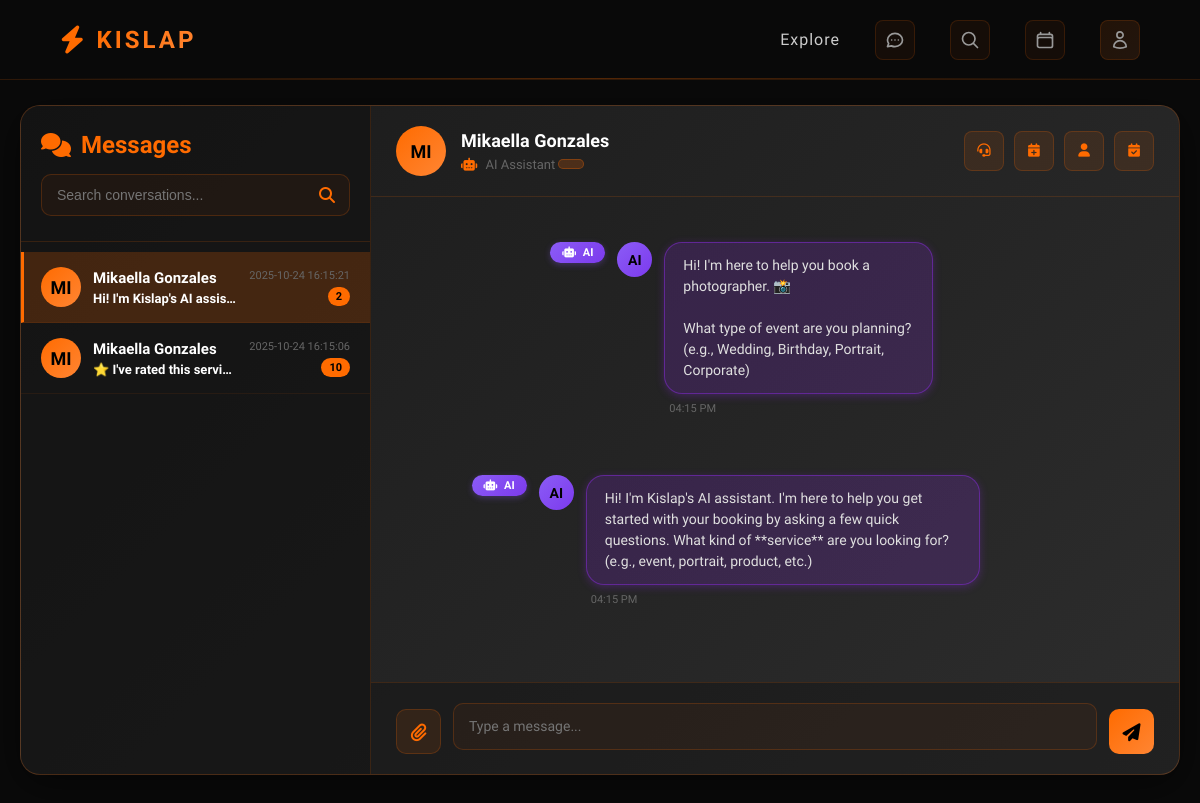
The app's page /index.php?controller=Chat&action=view&conversation_id=15 (signed in) with its own data.
### tables this page shows
CREATE TABLE `conversations` (
  `conversation_id` int(11) NOT NULL,
  `user_id` int(11) NOT NULL,
  `worker_id` int(11) NOT NULL,
  `type` enum('ai','direct') DEFAULT 'direct',
  `booking_status` enum('pending_ai','pending_worker','pending_confirmation','negotiating','confirmed','awaiting_deposit','deposit_paid','in_progress','awaiting_final_payment','completed','rated','cancelled','requires_info') DEFAULT 'pending_ai',
  `created_at` timestamp NOT NULL DEFAULT current_timestamp(),
  `updated_at` timestamp NOT NULL DEFAULT current_timestamp() ON UPDATE current_timestamp()
);

CREATE TABLE `messages` (
  `message_id` int(11) NOT NULL,
  `conversation_id` int(11) NOT NULL,
  `sender_id` int(11) NOT NULL,
  `sender_type` enum('user','worker','ai') NOT NULL,
  `message_text` text NOT NULL,
  `is_read` tinyint(1) DEFAULT 0,
  `sent_at` timestamp NOT NULL DEFAULT current_timestamp()
);

### views/home/messages.php (the view, shortened to what the rows shown need)
<?php
$conversations = $conversations ?? [];
$activeConversation = $activeConversation ?? null;
$messages = $messages ?? [];
$recipientInfo = $recipientInfo ?? null;
?>
<!DOCTYPE html>
<html lang="en">
<head>
    <link href="https://cdnjs.cloudflare.com/ajax/libs/font-awesome/6.4.0/css/all.min.css" rel="stylesheet">
    <link rel="stylesheet" href="/Kislap/public/css/style.css" type="text/css">
    <link rel="stylesheet" href="/Kislap/public/css/messages.css" type="text/css">
    <link rel="stylesheet" href="/Kislap/public/css/package-cards.css" type="text/css">
</head>
<body>
<?php require __DIR__ . '/../shared/navbar.php'; ?>
<div class="messages-container">
    <div class="messages-wrapper">
        <div class="conversations-sidebar">
            <div class="sidebar-header">
                <h2><i class="fas fa-comments"></i> Messages</h2>
            </div>
            <div class="conversations-list" id="conversationsList">
                <?php if (empty($conversations)): ?>
                    <div class="empty-state-sidebar">
                        <i class="fas fa-inbox"></i>
                        <h3>No conversations yet</h3>
                        <p>Start a conversation to see it here!</p>
                    </div>
                <?php else: ?>
                    <?php foreach ($conversations as $conv): ?>
                        <?php
                        $convId = $conv['conversation_id'] ?? 0;
                        $otherUserName = $conv['other_user_name'] ?? 'Unknown User';
                        $lastMessage = $conv['last_message'] ?? 'No messages yet';
                        $lastMessageTime = $conv['last_message_time'] ?? '';
                        $unreadCount = $conv['unread_count'] ?? 0;
                        $isActive = isset($activeConversation['conversation_id']) && $convId == $activeConversation['conversation_id'];
                        ?>
                        <div class="conversation-item <?php echo $isActive ? 'active' : ''; ?> <?php echo $unreadCount > 0 ? 'unread' : ''; ?>"
                             onclick="loadConversation(<?php echo $convId; ?>)">
                            <div class="conversation-header">
                                <div class="user-avatar">
                                    <?php echo strtoupper(substr($otherUserName, 0, 2)); ?>
                                </div>
                                <div class="conversation-info">
                                    <div class="conversation-name"><?php echo htmlspecialchars($otherUserName); ?></div>
                                    <div class="conversation-preview"><?php echo htmlspecialchars($lastMessage); ?></div>
                                </div>
                                <div class="conversation-meta">
                                    <span class="conversation-time"><?php echo htmlspecialchars($lastMessageTime); ?></span>
                                    <?php if ($unreadCount > 0): ?>
                                        <span class="unread-badge"><?php echo $unreadCount; ?></span>
                                    <?php endif; ?>
                                </div>
                            </div>
                        </div>
                    <?php endforeach; ?>
                <?php endif; ?>
            </div>
        </div>
        <div class="chat-area">
            <?php if ($activeConversation && $recipientInfo): ?>
                            <?php
                            $recipientName = $recipientInfo['name'] ?? 'User';
                                ?>
                <div class="messages-area" id="messagesArea">
                    <?php if (!empty($messages)): ?>
                        <?php foreach ($messages as $msg): ?>
                            <?php
                            $senderId = $msg['sender_id'] ?? 0;
                            $senderType = $msg['sender_type'] ?? 'user';
                            $messageText = $msg['message_text'] ?? '';
                            $sentAt = $msg['sent_at'] ?? '';
                            $currentUserId = $user['user_id'] ?? ($worker['worker_id'] ?? 0);
                            $currentUserType = $user ? 'user' : 'worker';
                            $isSent = ($senderId == $currentUserId && $senderType == $currentUserType);
                            if ($senderId == 0 || $senderType === 'bot' || $senderType === 'ai') {
                                $senderName = 'AI Assistant';
                                $messageClass = 'bot-message';
                            } elseif ($isSent) {
                                $senderName = 'You';
                                $messageClass = 'sent';
                            } else {
                                $senderName = $recipientName ?? 'Other User';
                                $messageClass = 'received';
                            }
                            ?>
                            <div class="message-group <?php echo $messageClass; ?>"><?php if ($senderId == 0 || $senderType === 'bot' || $senderType === 'ai'): ?>
                                    <div class="bot-badge"><i class="fas fa-robot"></i> AI</div>
                                <?php endif; ?>
                                <div class="message-avatar">
                                    <?php
                                    $senderPicture = null;
                                    if ($isSent) {
                                        $senderPicture = $user['profilePhotoUrl'] ?? $worker['profile_photo'] ?? null;
                                    } else {
                                        $senderPicture = $recipientInfo['profile_picture'] ?? null;
                                    }
                                    if ($senderPicture && file_exists($_SERVER['DOCUMENT_ROOT'] . $senderPicture)):
                                        ?>
                                        <img src="<?php echo htmlspecialchars($senderPicture); ?>" alt="Avatar">
                                    <?php else: ?>
                                        <?php echo strtoupper(substr($senderName, 0, 2)); ?>
                                    <?php endif; ?>
                                </div>
                                <div class="message-content">
                                    <div class="message-bubble">
                                        <?php echo nl2br(htmlspecialchars($messageText)); ?>
                                    </div>
                                    <span class="message-time">
                                        <?php echo $sentAt ? date('h:i A', strtotime($sentAt)) : ''; ?>
                                    </span>
                                </div>
                            </div>
                        <?php endforeach; ?>
                    <?php endif; ?>
                </div>
            <?php endif; ?>
        </div>
    </div>
</div>
</body>
</html>

### records on screen
conversations: otherUserName "MI", otherUserName "Mikaella Gonzales", lastMessage "Hi! I'm Kislap's AI assis…", lastMessageTime "2025-10-24 16:15:21", unreadCount "2"
conversations: otherUserName "MI", otherUserName "Mikaella Gonzales", lastMessage "⭐ I've rated this servi…", lastMessageTime "2025-10-24 16:15:06", unreadCount "10"
messages: shows "AI", sender "AI", message_text "Hi! I'm here to help you book a photographer. 📸 What type of event are you planning? (e.g., Wedding, Birthday, Portrait, Corporate)", sent_at "04:15 PM"
messages: shows "AI", sender "AI", message_text "Hi! I'm Kislap's AI assistant. I'm here to help you get started with your booking by asking a few quick questions. What kind of **service** are you looking for? (e.g., event, portrait, product, etc.)", sent_at "04:15 PM"

### other values on screen
substr($recipientName, 0, 2) "MI"
$recipientName "Mikaella Gonzales"
